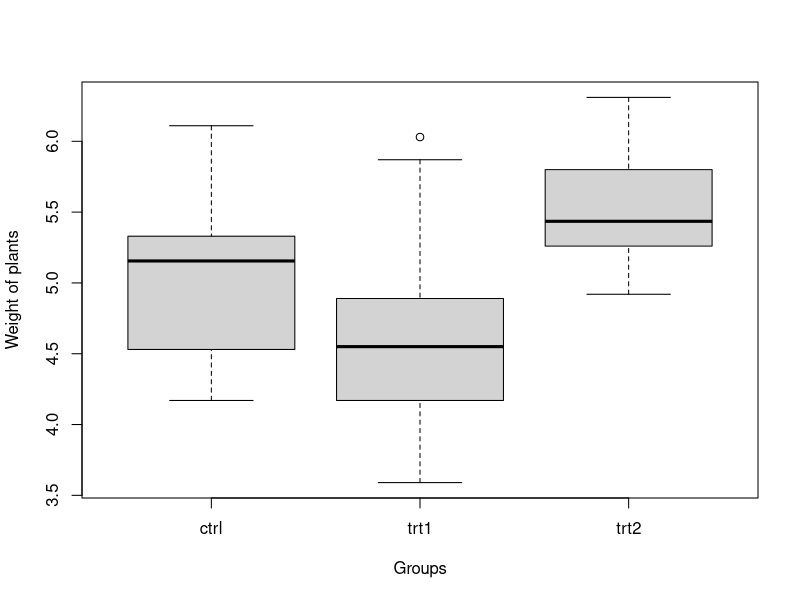
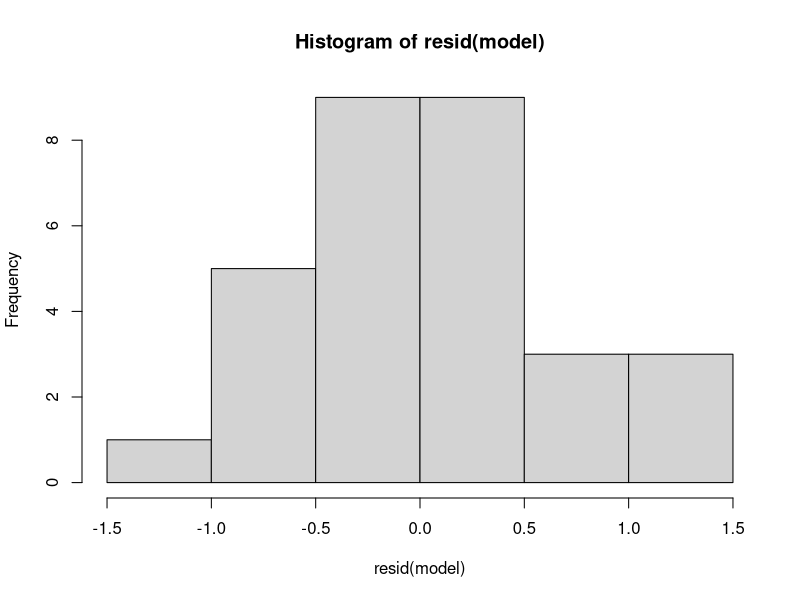

Here is the R script that generated these plots, in order: (Note: this script raises an error after producing the figures.)
# Statistics Tutorial - Day 10 - Revisit

# Created By: Prabesh Dhakal 
# Last Edited: 24.06.2019

#### Goals ####
# Revisit:
# 1. Shapiro Wilk's Test for Normality
# 2. One-Way ANOVA
# 3. Two-Way ANOVA


### First, presentation: ----

# create a vector of group names
groups = c('Pi',
           'Blue & Glue',
           'Not presenting next week',
           'Flisckq',
           'Vanilla Thunder')

# pick 1 name randomly from the vector above
set.seed(10)
sample(groups, size = 1)


#### 1. Shapiro-Wilk's Test ####
# we will perform this in section 2

#### 2. One-Way ANOVA  ####
# H0: The (population) means of all groups are equal
# H1: Not all means are equal

# read the data
plants = PlantGrowth
attach(plants)

# check out the data
str(plants)
summary(plants)

# 
# Visual inspection of group means
boxplot(weight ~ group, ylab='Weight of plants', xlab='Groups')


# 2 approaches to perform ANOVA in R:

#1. Use lm() and then anova()
model <- lm(weight ~ group)
#summary(model)
anova(model)


#2. Use aov() directly
model <- aov(weight ~ group)
summary(model)



# Check if the residuals are normally distributed

## Shapiro-Wilk's Test for Normality ----

# In Shapiro-Wilk's Test:
# H0 :  the population is normally distributed
# H1 :  the population is not normally distributed

hist(resid(model))
shapiro.test(resid(model))

#### 3. Two Way Anova ####

# Check if the means differ based on 2 factors of variability

# H0 : The means are equal for both factor variables
# H1 : The means not same for at least one of the factor variables

# read the `poison1.csv` file into R

# use read.csv() or "Import Dataset" from top right
df <- poisons1 
attach(df)

str(df) # inspect the structure

df$poison <- as.factor(df$poison) # convert the `poison` column to factor

str(df) # inspect the structure
# time = survival time of hamsters
# poison = types of poison
# treat = types of treatment


#1. Use lm() and then anova()
model <- lm(time ~ poison + treat)
#summary(model)
anova(model)


#2. Use aov() directly
model <- aov(time ~ poison + treat)
summary(model)
